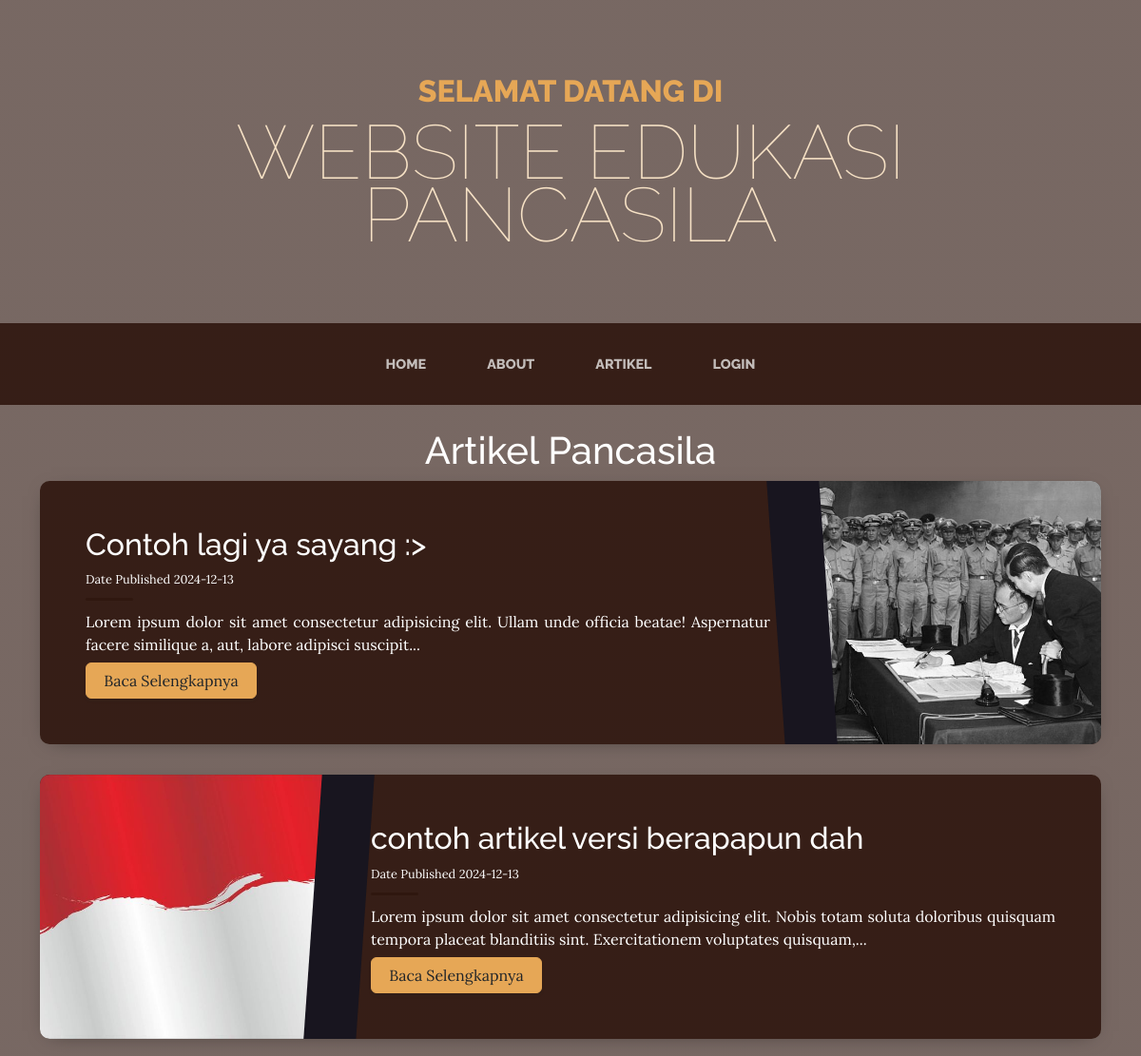
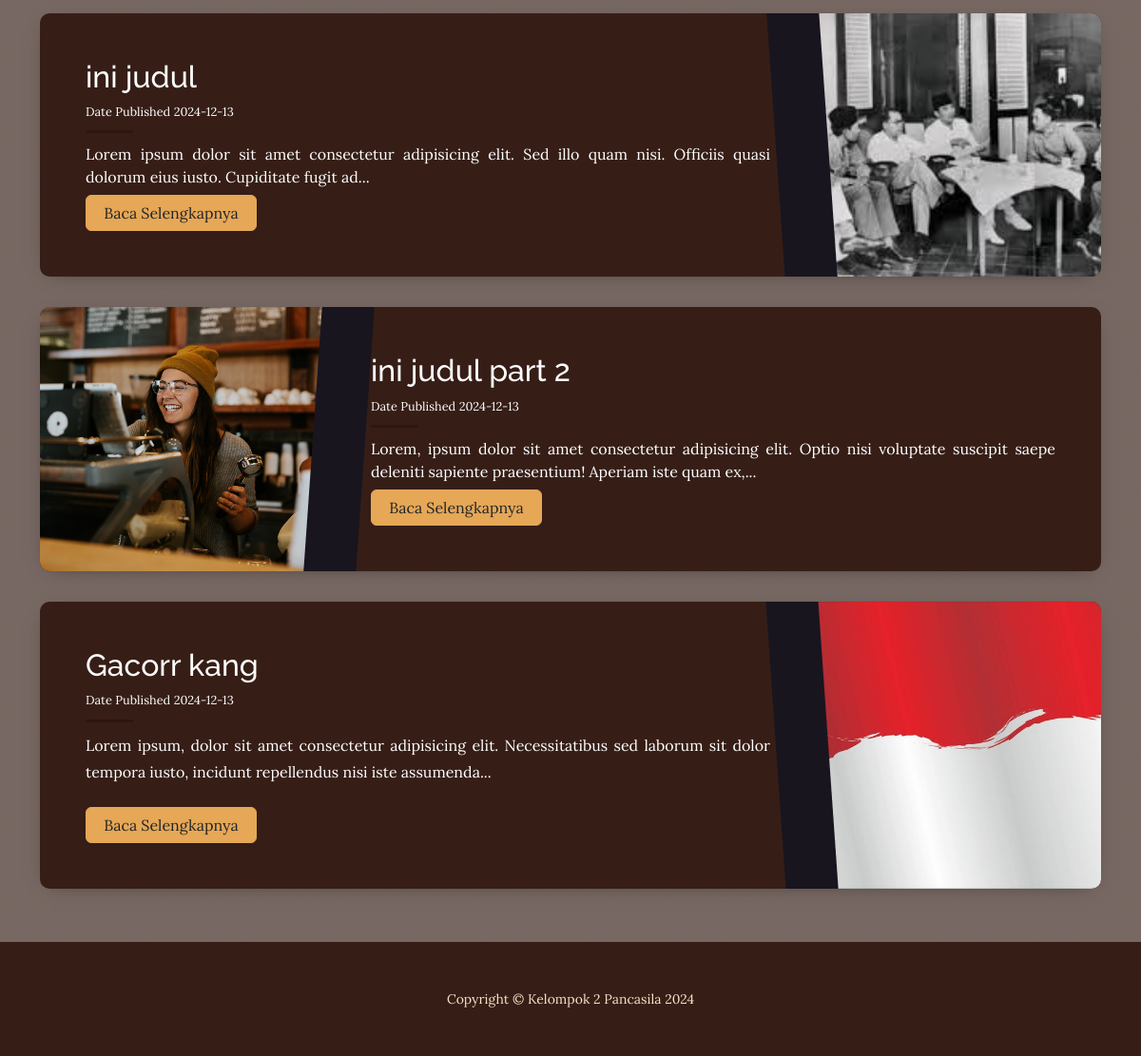
Screenshot of /artikel.php with the database file from the repository (2 pictures, top to bottom).
### tables this page shows
CREATE TABLE `artikel` (
  `id_artikel` int(11) NOT NULL,
  `judul_artikel` varchar(255) NOT NULL,
  `isi_artikel` text NOT NULL,
  `tgl_dibuat` date DEFAULT NULL,
  `heroImg` varchar(255) NOT NULL
);

### artikel.php (the view, shortened to what this page needs)
<?php
include 'login/koneksi.php';
$query = mysqli_query($koneksi, "SELECT * FROM artikel");
?>
<!DOCTYPE html>
<html lang="en">
    <head>
        <link href="css/styles.css" rel="stylesheet" />
        <link rel="stylesheet" href="css/card.css">
    </head>
    <body>
        <header>
            <h1 class="site-heading text-center text-faded d-none d-lg-block">
                <span class="site-heading-upper text-primary mb-3">Selamat Datang Di</span>
                <span class="site-heading-lower">Website Edukasi <br> Pancasila</span>
            </h1>
        </header>
        <nav class="navbar navbar-expand-lg navbar-dark py-lg-4" id="mainNav">
            <div class="container">
                <div class="collapse navbar-collapse" id="navbarSupportedContent">
                    <ul class="navbar-nav mx-auto">
                        <li class="nav-item px-lg-4"><a class="nav-link text-uppercase" href="index.php">Home</a></li>
                        <li class="nav-item px-lg-4"><a class="nav-link text-uppercase" href="about.php">About</a></li>
                        <li class="nav-item px-lg-4"><a class="nav-link text-uppercase" href="artikel.php">Artikel</a></li>
                        <li class="nav-item px-lg-4"><a class="nav-link text-uppercase" href="login/login.php">Login</a></li>
                    </ul>
                </div>
            </div>
        </nav>
        <section class="dark">
            <div class="container py-4">
                <h1 class="h1 text-center text-white">Artikel Pancasila</h1>
                <?php
                while($row = mysqli_fetch_assoc($query)):
                    $artikel = $row['isi_artikel'];
                    $kataArtikel = explode(' ', $artikel);
                    $batasKata = array_slice($kataArtikel, 0, 20);
                    $artikelDibatasi = implode(' ', $batasKata);
                ?>
                <article class="postcard dark blue">
                    <a class="postcard__img_link" href="#">
                        <img class="postcard__img" src="assets/img/Artikel Image/<?= $row['heroImg'] ?>" alt="Image Title" />
                    </a>
                    <div class="postcard__text">
                        <h1 class="postcard__title blue"><a href="#"><?= $row['judul_artikel'] ?></a></h1>
                        <div class="postcard__subtitle small">
                            <time datetime="2020-05-25 12:00:00">
                                <i class="fas fa-calendar-alt mr-2"></i>Date Published <?= $row['tgl_dibuat'] ?>
                            </time>
                        </div>
                        <div class="postcard__bar"></div>
                        <div class="postcard__preview-txt"><?= $artikelDibatasi ?>...</div>
                        <a href="baca-artikel.php?id=<?= $row['id_artikel'] ?>" class="btn btn-primary btn-md w-25 text-dark btn-text">Baca Selengkapnya</a>
                    </div>
                </article>
                <?php
                    endwhile;
                ?>
            </div>
        </section>
        <footer class="footer text-faded text-center py-5">
            <div class="container"><p class="m-0 small">Copyright &copy; Kelompok 2 Pancasila 2024</p></div>
        </footer>
    </body>
</html>

### css/card.css (style rules this page uses)
body { font-family: "Baloo 2", cursive; font-size: 16px; color: #ffffff; text-rendering: optimizeLegibility; font-weight: initial; }
.dark { background: transparent; }
a, a:hover { text-decoration: none; transition: color 0.3s ease-in-out; }
@media screen and (min-width: 1024px) { .postcard__text { padding: 2rem 3.5rem; } }
@media screen and (min-width: 1024px) { .postcard__text:before { content: ""; position: absolute; display: block; top: -20%; height: 130%; width: 55px; } }
.blue .postcard__bar { background-color: $main-blue; }
.blue::before { background-image: linear-gradient(-30deg, $main-blue-rgb-015, transparent 50%); }
.blue:nth-child(2n)::before { background-image: linear-gradient(30deg, $main-blue-rgb-015, transparent 50%); }
@media screen and (min-width: 769px) { .blue::before { background-image: linear-gradient( -80deg, $main-blue-rgb-015, transparent 50% ); } }
@media screen and (min-width: 769px) { .blue:nth-child(2n)::before { background-image: linear-gradient(80deg, $main-blue-rgb-015, transparent 50%); } }

### rows the page displays
artikel: heroImg (picture), judul_artikel "Contoh lagi ya sayang :>", tgl_dibuat "2024-12-13", artikelDibatasi "Lorem ipsum dolor sit amet consectetur adipisicing elit. Ullam unde officia beatae! Aspernatur facere similique a, aut, labore adipisci suscipit"
artikel: heroImg (picture), judul_artikel "contoh artikel versi berapapun dah", tgl_dibuat "2024-12-13", artikelDibatasi "Lorem ipsum dolor sit amet consectetur adipisicing elit. Nobis totam soluta doloribus quisquam tempora placeat blanditiis sint. Exercitationem voluptates quisquam,"
artikel: heroImg (picture), judul_artikel "ini judul", tgl_dibuat "2024-12-13", artikelDibatasi "Lorem ipsum dolor sit amet consectetur adipisicing elit. Sed illo quam nisi. Officiis quasi dolorum eius iusto. Cupiditate fugit ad"
artikel: heroImg (picture), judul_artikel "ini judul part 2", tgl_dibuat "2024-12-13", artikelDibatasi "Lorem, ipsum dolor sit amet consectetur adipisicing elit. Optio nisi voluptate suscipit saepe deleniti sapiente praesentium! Aperiam iste quam ex,"
artikel: heroImg (picture), judul_artikel "Gacorr kang", tgl_dibuat "2024-12-13", artikelDibatasi "Lorem ipsum, dolor sit amet consectetur adipisicing elit. Necessitatibus sed laborum sit dolor tempora iusto, incidunt repellendus nisi iste assumenda"
